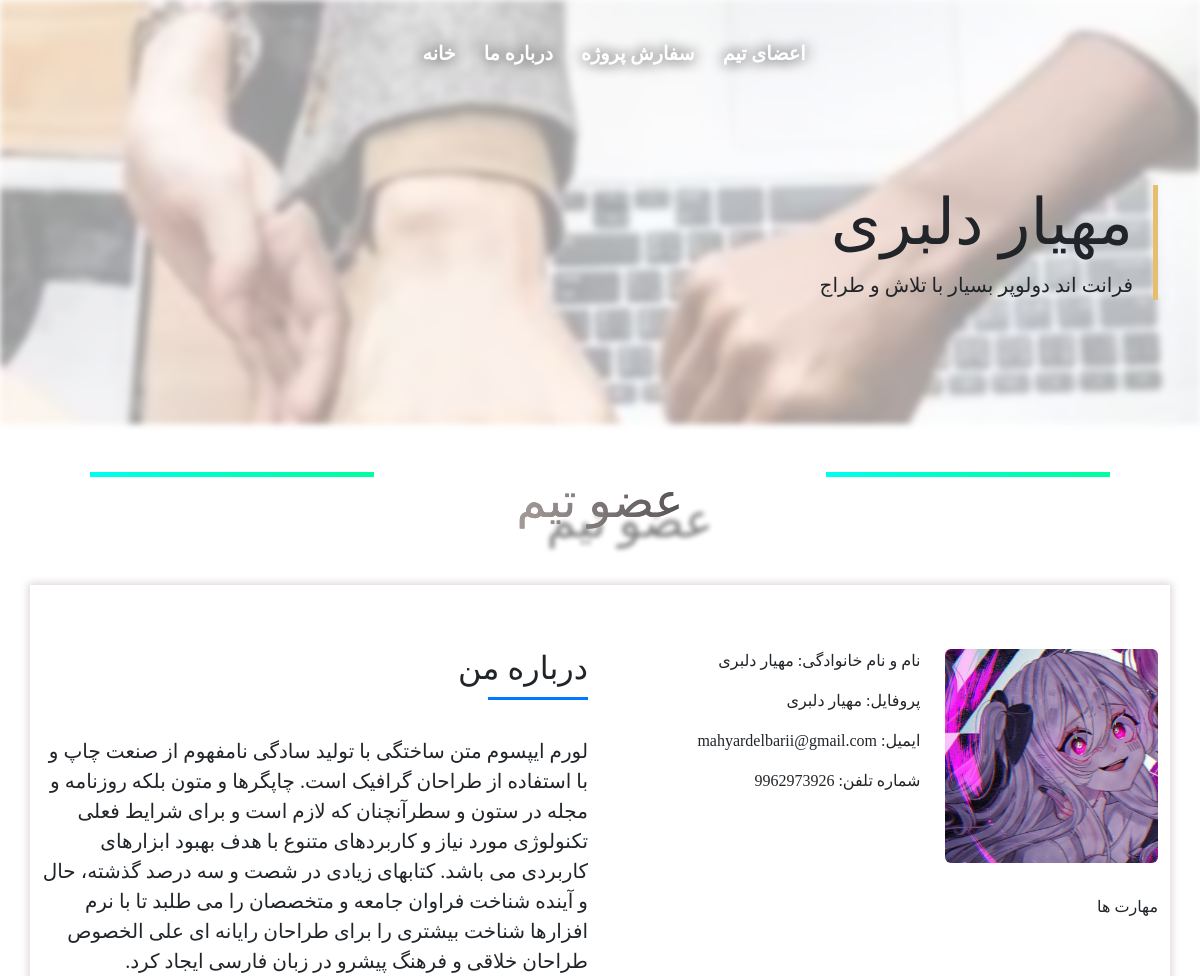
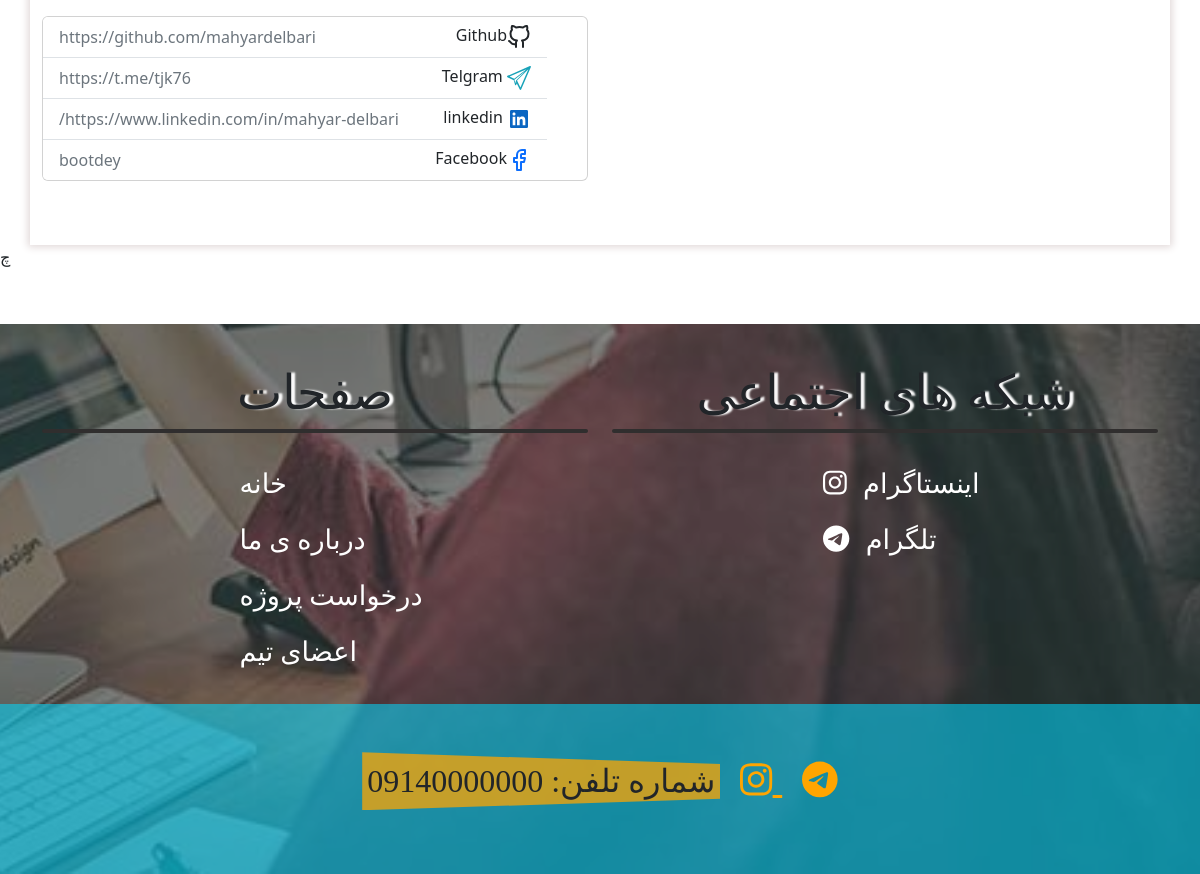
Screenshot of /member-detai/مهیار دلبری with the database file from the repository (2 pictures, top to bottom).
### members/models.py (models this page shows, shortened)
class Team(models.Model):
	full_name = models.CharField(max_length=30, verbose_name="full_name", null=True, blank=True)
	avatar = models.ImageField(upload_to="images/avatar", null=True, blank=True,)
	role = models.CharField(max_length=30, verbose_name="role", null=True, blank=True)
	linkedin = models.URLField(max_length=200, verbose_name="linkedin", null=True, blank=True)
	github = models.URLField(max_length=200, verbose_name="github", null=True, blank=True)
	telegram = models.URLField(max_length=200, verbose_name="telegram", null=True, blank=True, )
	email = models.EmailField(max_length=220, null=True, blank=True,)
	phone_number = models.IntegerField(null=True, blank=True,)
	resume_document = models.FileField(upload_to='documents/', null=True, blank=True,)
	description = models.TextField(null=True, blank=True)
	shot_description =models.TextField(null=True, blank=True)
	class Meta:
		verbose_name = 'عضو تیم'
		verbose_name_plural = 'اعضای تیم'

### members/views.py (the view)
# urls.py: path('member-detai/<str:name>', member_detail, name='detail'),
def member_detail(request, name):
	member = Team.objects.get(full_name=name)
	return render(request, 'members/teamPerson-detalis.html', {'member': member})

### members/templates/members/teamPerson-detalis.html (shortened to what this page needs)
{% load static %}
{% load render_partial %}
<!DOCTYPE html>
<html lang="en">
<head>
    <link href="https://cdn.jsdelivr.net/npm/bootstrap@5.3.0/dist/css/bootstrap.min.css" rel="stylesheet">
    <link href="{% static "css/style.css" %}" rel="stylesheet"/>
</head>
<body>
    {% include 'members/patial/header_patial.html' %}
        <div class="my-7 di-rtl">
            <div class="header-texts">
                <h1 class="header-pages-title">{{ member.full_name }}</h1>
                <p class="lead header-pages-text">
                    {{ member.shot_description }}
                </p>
            </div>
        </div>
        </div>
    </header>
    <section class="section-title-pages">
    <div class="container">
    <div class="d-flex justify-content-center my-5">
        <div class="section-title-pages-hr mx-5"></div>
        <h2 class="section-title-pages">عضو تیم</h2>
        <div class="section-title-pages-hr mx-5"></div>
    </div>
</div>
</section>
    <section id="about" class="about-mf sect-pt4 route di-rtl">
        <div class="container">
          <div class="row">
            <div class="col-sm-12">
              <div class="box-shadow-full">
                <div class="row">
                  <div class="col-md-6">
                    <div class="row">
                      <div class="col-sm-6 col-md-5">
                        <div class="about-img">
                          <img src="{{ member.avatar.url }}" class="img-fluid rounded b-shadow-a" alt="">
                        </div>
                      </div>
                      <div class="col-sm-6 col-md-7">
                        <div class="about-info">
                          <p><span class="title-s">نام و نام خانوادگی: </span> <span>{{ member.full_name }}</span></p>
                          <p><span class="title-s">پروفایل: </span> <span>{{ member.full_name }}</span></p>
                          <p><span class="title-s">ایمیل: </span> <span>{{ member.email}}</span></p>
                          <p><span class="title-s">شماره تلفن: </span> <span>{{ member.phone_number }}</span></p>
                        </div>
                      </div>
                    </div>
                        <div class="skill-mf">
                            <p class="title-s">مهارت ها</p>
                        </div>
                    </div>
                  <div class="col-md-6">
                    <div class="about-me pt-4 pt-md-0">
                      <div class="title-box-2 mb-5">
                        <h2 class="title-left">
                          درباره من
                        </h2>
                      </div>
                      <p class="lead">
                          {{ member.description }}
                      </p>
                        <div class="card mt-3">
                <ul class="list-group list-group-flush">
                  <li class="list-group-item d-flex justify-content-between align-items-center flex-wrap">
                    <h6 class="mb-0">Github</h6>
                      <span class="text-secondary"><a style="text-decoration:none" href="{{ member.github }}" class="text-secondary">{{ member.github }}</a></span>                  </li>
                  <li class="list-group-item d-flex justify-content-between align-items-center flex-wrap">
                      <h6  class="mb-0"> Telgram</h6>
                      <span class="text-secondary"><a style="text-decoration:none" href="{{ member.telegram }}" class="text-secondary">{{ member.telegram }}</a></span>                  </li>
                  <li class="list-group-item d-flex justify-content-between align-items-center flex-wrap">
                      <h6 class="mb-0"> linkedin</h6>
                      <span class="text-secondary"><a style="text-decoration:none" href="{{ member.linkedin }}" class="text-secondary">{{ member.linkedin }}</a></span>                  </li>
                  <li class="list-group-item d-flex justify-content-between align-items-center flex-wrap">
                    <h6 class="mb-0">Facebook</h6>
                    <span class="text-secondary">bootdey</span>
                  </li>
                </ul>
              </div>
                    </div>
                  </div>
                </div>
              </div>
            </div>
          </div>
        </div>
      </section>چ
    {% include "members/patial/footer_partial.html" %}
</body>
</html>

### members/templates/members/patial/header_patial.html (shortened to what this page needs)
    <header class="header-index header-pages py-4">
        <div class="bg-header"></div>
        <div class="container">
            <nav class="navbar navbar-expand-md">
                <div class="navbar-collapse collapse">
                    <ul class="navbar-nav mx-auto">
                        <li class="nav-item">
                            <a href="{% url 'index' %}" class="nav-link">
                                خانه
                            </a>
                        </li>
                        <li class="nav-item">
                            <a href="{% url 'about-us' %}" class="nav-link">
                                درباره ما
                            </a>
                        </li>
                        <li class="nav-item">
                            <a href="{% url 'form-project' %}" class="nav-link ">
                                سفارش پروژه
                            </a>
                        </li>
                        <li class="nav-item">
                            <a href="{% url 'team-member' %}" class="nav-link">
                                اعضای تیم
                            </a>
                        </li>
                    </ul>
                </div>
            </nav>

### members/templates/members/patial/footer_partial.html
<footer class="footer" id="footer">
        <div class="footer-bg-opacity"></div>
        <div class="footer-container">
        <div class="container">
                <div class="row">
                <div class="col-10 col-md-6 mx-auto">
                    <h2 class="footer-title display-5 text-center">
                        صفحات
                    </h2>
                    <div class="hr"></div>
                    <div class="my-3 d-flex justify-content-center">
                        <ul class="footer-ul">
                            <a href="{% url 'index' %}" class="footer-link">خانه</a>
                            <a href="{% url 'about-us' %}" class="footer-link">درباره ی ما</a>
                            <a href="{% url 'form-project' %}" class="footer-link">درخواست پروژه</a>
                            <a href="{% url 'team-member' %}" class="footer-link">اعضای تیم</a>
                        </ul>
                    </div>
                </div>
                <div class="col-10 col-md-6 mx-auto">
                    <h2 class="footer-title display-5 text-center">
                        شبکه های اجتماعی
                    </h2>
                    <div class="hr"></div>
                    <div class="my-3 d-flex justify-content-center">
                        <ul class="footer-ul">
                            <a href="#" class="footer-link">اینستاگرام
                                <span class="footer-link-icon">
                                    <i class="fab fa-instagram"></i>
                                </span>
                            </a>
                            <a href="#" class="footer-link">تلگرام
                                <span class="footer-link-icon">
                                    <i class="fab fa-telegram"></i>
                                </span>
                            </a>
                        </ul>
                    </div>
                </div>
            </div>
        </div>
            <div class="w-100 footer-bottom d-flex justify-content-center py-5">
                <p class="footer-bottom-text">شماره تلفن: <span>09140000000</span></p>
                <div class="footer-bottom-icons">
                <a href="#" class="footer-bottom-icon">
                    <i class="fab fa-instagram" aria-hidden="true"></i>
                </a>
                <a href="#" class="footer-bottom-icon">
                    <i class="fab fa-telegram" aria-hidden="true"></i>
                </a>
                </div>
            </div>
            </div>
    </footer>

### members/static/css/style.css (style rules this page uses)
html { scroll-behavior: smooth; }
.header-index { width: 100%; height: auto; position: relative; }
.bg-header { position: absolute; top: 0; left: 0; width: 100%; height: 100%; background: url(../image/bg-header.jpg); background-position: top; background-attachment: fixed; background-repeat: no-repeat; background-size: cover; z-index: -2; opacity: 0.4; }
.nav-item { margin-left: 12px; font-family: iran-sans; font-size: 1.2rem; }
.navbar { background: transparent; }
.nav-link { position: relative; text-shadow: 0 0 15px black; font-weight: bold; color: white !important; }
.nav-link::after { content: ''; position: absolute; bottom: 0; left: 0; width: 0; height: 4px; background: rgb(16, 250, 114); border-radius: 6px; transition: all 0.5s ease-in-out; }
.section-title-pages { font-family: iranSans; font-size: 3rem; width: 100%; text-align: center; background: -webkit-linear-gradient(left,rgb(209, 196, 196),rgb(43, 40, 40)); -webkit-background-clip: text; background-clip: text; color: transparent; text-shadow: 30px 20px 5px gray; }
.section-title-pages-hr { width: 80%; height: 5px; background: -webkit-linear-gradient(left,rgb(0, 255, 242),rgb(0, 255, 191),rgb(0, 255, 157)); }
.title-left { font-size: 2rem; position: relative; }
.title-left:before { content: ""; position: absolute; height: 3px; background-color: #0078ff; width: 100px; bottom: -12px; }
.about-mf .container { box-shadow: 0 0 8px 2px rgb(224, 215, 215); }
.about-mf .box-shadow-full { padding-top: 4rem; padding-bottom: 4rem; }
.about-mf .about-img { margin-bottom: 2rem; }
.about-mf .about-img img { margin-left: 10px; }
.skill-mf { font-family: iranSans; }
.about-info { font-family: iranSans; }
.about-me .title-box-2 { font-family: ferda; }
.about-me .lead { font-family: iranSans2; }
.footer { padding-top: 40px; margin-top: 55px; background: url(../image/Software-Developer-Main-Image.jpg); background-position: center; background-repeat: no-repeat; background-size: cover; background-attachment: fixed; position: relative; }
.footer-container { position: inherit; }
.footer-bg-opacity { position: absolute; top: 0; left: 0; width: 100%; height: 100%; background: rgb(49, 54, 50); opacity: 0.6; }
.hr { width: 100%; height: 4px; border-radius: 10px; background: rgb(48, 46, 46); }
.footer-title { font-family: ferda; text-shadow: 4px 0 2px white; }
.footer-link { display: block; text-decoration: none; color: white; font-family: iranSans; font-size: 1.7rem; margin-top: 15px; text-align: end; direction: rtl; transition: all 0.5s ease-in-out; }
.footer-link-icon { margin-right: 10px; }
.footer-bottom { background: rgba(0, 217, 255, 0.548); z-index: 2; }
.footer-bottom-text { font-family: iran-sans2; font-size: 2rem; padding: 5px 5px; background: rgba(255, 166, 0, 0.747); clip-path: polygon(100% 20%,100% 80%,0 100%,0 0); }
.footer-bottom-icon { font-size: 2.3rem; margin-left: 20px; color: orange; }
.di-rtl { direction: rtl !important; }
.my-7 { margin-top: 100px; margin-bottom: 100px; }
.header-texts { border-right: 5px solid rgb(231, 189, 111); padding-right: 20px; }
.header-pages-title { font-size: 4rem; font-family: ferda; }
.header-pages-text { font-family: iranSans; }
.header-pages .bg-header { background: url(../image/img-header.webp); background-repeat: no-repeat; background-position: center; background-size: cover; background-attachment: fixed; filter: blur(3px); }

### rows the page displays
Team: full_name "مهیار دلبری", shot_description "فرانت اند دولوپر بسیار با تلاش و طراج", avatar (picture), email "mahyardelbarii@gmail.com", phone_number "9962973926", description "لورم ایپسوم متن ساختگی با تولید سادگی نامفهوم از صنعت چاپ و با استفاده از طراحان گرافیک است. چاپگرها و متون بلکه روزنامه و مجله در ستون و سطرآنچنان که لازم است و برای شرایط فعلی تکنولوژی مورد نیاز و کاربردهای متنوع با هدف بهبود ابزارهای کاربردی می باشد. کتابهای زیادی در شصت و سه درصد گذشته، حال و آینده شناخت فراوان جامعه و متخصصان را می طلبد تا با نرم افزارها شناخت بیشتری را برای طراحان رایانه ای علی الخصوص طراحان خلاقی و فرهنگ پیشرو در زبان فارسی ایجاد کرد.", github "https://github.com/mahyardelbari", telegram "https://t.me/tjk76", linkedin "https://www.linkedin.com/in/mahyar-delbari/"
